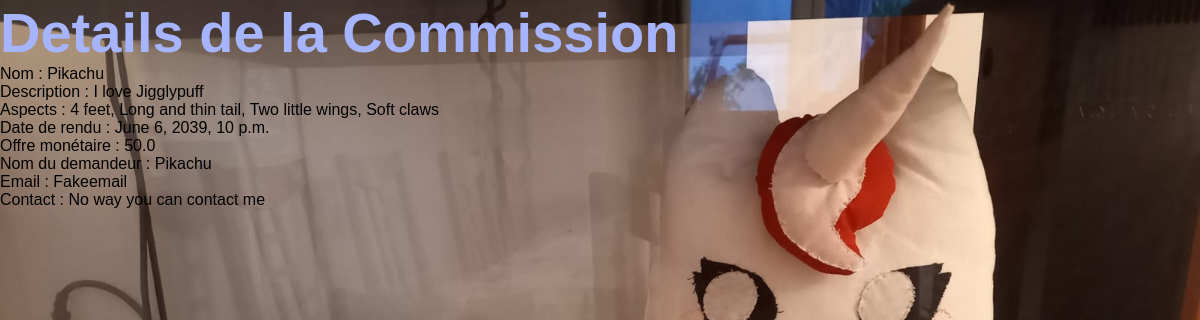
Screenshot of /3/commission/ with the database file from the repository.
### catalog/models.py (models this page shows, shortened)
class Commission (models.Model):
    itemname_text = models.CharField('Name of Commission', max_length=50)
    description_text = models.CharField('Description', max_length=300, default='')
    features_text = models.CharField('Specific Features', max_length=200, default='')
    deadline_date = models.DateTimeField("Deadline (format d/m/Y)")
    budget_float = models.FloatField('Budget' ,default=50)
    username_text = models.CharField('Name' , max_length=50)
    email_text = models.CharField('Email', max_length=50)
    contact_text = models.CharField('Other ways to contact', max_length=200, default='')

### catalog/views.py (the view)
# urls.py: path("<int:commission_id>/commission/", views.info_commission, name="commission-detail"),
def info_commission(request, commission_id):
    context = Commission.objects.get(id=commission_id)
    return render (request, "commission_detail.html", {"commission_object" : context})

### catalog/templates/commission_detail.html
{% extends 'catalog_base.html' %}
{% block content %}
 <h1>Details de la Commission</h1>
<tr>
    <td> Nom : {{ commission_object.itemname_text }} </td> <br>
    <td> Description : {{ commission_object.description_text }} </td> <br>
    <td> Aspects : {{ commission_object.features_text }} </td> <br>
    <td> Date de rendu : {{ commission_object.deadline_date }} </td> <br>
    <td> Offre monétaire : {{ commission_object.budget_float }} </td> <br>
    <td> Nom du demandeur : {{ commission_object.itemname_text }} </td> <br>
    <td> Email : {{ commission_object.email_text }} </td> <br>
    <td> Contact : {{ commission_object.contact_text }} </td> <br>
</tr>
{% endblock %}

### catalog/static/catalog/style.css (style rules this page uses)
* { margin: 0; }
h1 { color:#A5B4FC; font-family: "Montserrat", sans-serif; font-size: 3.5em; }
body { background-color: #1F2039; background-image: url("image/IMG-20230730-WA0000.jpg"); background-attachment: fixed; background-size: cover; background-position: center; opacity: 1; font-family: "Manrope", sans-serif; }

### rows the page displays
Commission: itemname_text "Pikachu", description_text "I love Jigglypuff", features_text "4 feet, Long and thin tail, Two little wings, Soft claws", deadline_date "June 6, 2039, 10 p.m.", budget_float "50.0", email_text "Fakeemail", contact_text "No way you can contact me"
